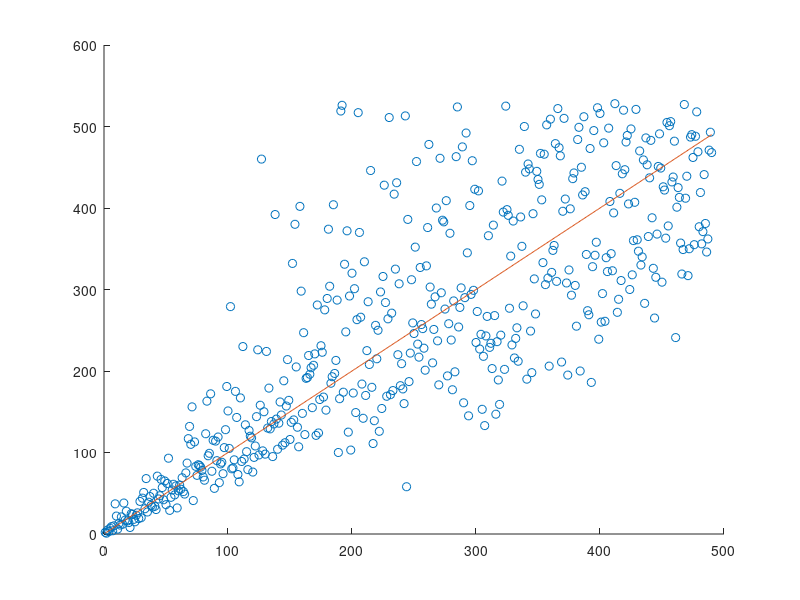

Write MATLAB code to recreate this figure. (Note: this script raises an error after producing the figure.)
players = importdata('tennis_players_alphabetically_2017.txt');
matches = importdata('tennis_matches_2017.txt');
atplist = importdata('tennis_players_ranked_atp_2017.txt');

n = size(players,1);
G = zeros(n,n);
nmatches = size( matches, 1 );
for( i = 1:nmatches )
    winner = matches(i,1);
    loser  = matches(i,2);
    
    % pobjednik pokazuje na gubitnika - tako pobjednici imaju bolji rank
    G( winner, loser ) = G( winner, loser ) + 1;
end;

eps = 10^(-10);
A = zeros(n,n);
for( j = 1:n )
    nj = sum(G(:,j));
    if( nj > 0 )
        A(:,j) = G(:,j) / nj;
    end;
end;


%%%%% Page Rank

alpha = 0.85;
S = 1/n * ones(n,n);
M = alpha * A + (1-alpha) * S;

x = rand(n,1);
x = x / sum(x);

max_it = 1000;
d = zeros(max_it);

nit = 1;
Mx = alpha * A * x + (1-alpha)/n * ones(n,1) * sum(x);
new_x = Mx / sum(Mx);
d(1) = norm(x - new_x);
while( d(nit) >= eps && nit <= max_it  )
    Mx = alpha * A * x + (1-alpha)/n * ones(n,1) * sum(x);
    new_x = Mx / sum(Mx);
    nit = nit + 1;
    d(nit) = norm( x - new_x );
    x = new_x;
end;

nit
[B,I] = sort(x,'descend');

y = zeros(n,1);
for( i = 1:n )
  for( j = 1:n )
    if( I(j) == atplist(i) )
      y(i) = j;
      break;
    end;
  end;
end;

PRwins = I;
figure(1);
newplot();
hold on
plot( y(1:490), 'o' ); % igraci iza 491. mjesta na ATP listi nemaju niti jednu pobjedu
plot( 1:490 );
corr( 1:490, y(1:490) )
corr( 1:100, y(1:100) )

PRwins_y = y;

%{

%%%%% Dirichlet Rank

mu = 10;
omega = zeros(n,1);
for( i = 1:n )
  omega(i) = mu / ( sum(G(i,:)) + mu );
end;
U = 1/n * ones(n,n);
M = diag(1-omega) * A + diag(omega) * U;

%}